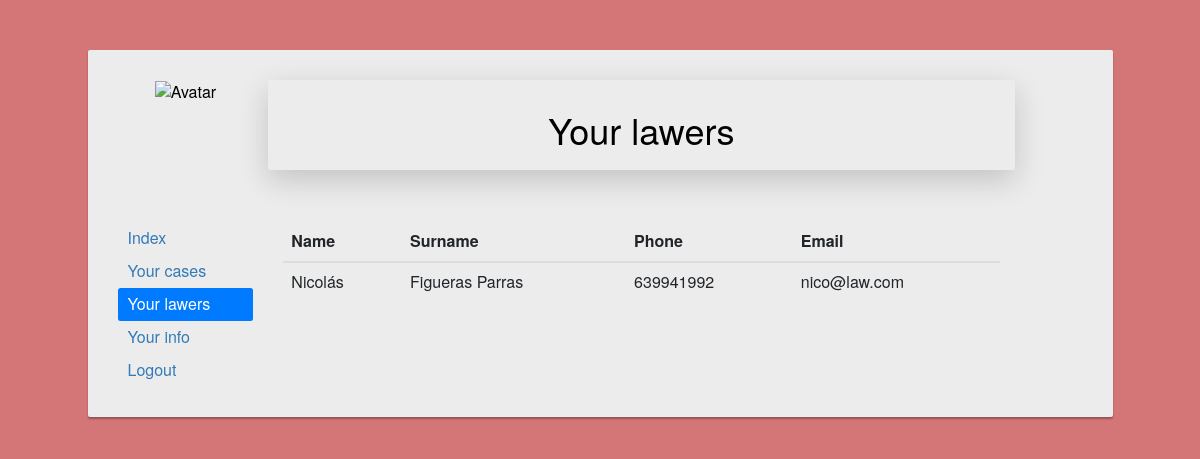
Page /personalArea/Client/Lawer/index.php (signed in) on the committed database.
### tables this page shows
CREATE TABLE `lawers` (
  `lawer_ID` bigint(20) UNSIGNED NOT NULL,
  `name` varchar(50) NOT NULL,
  `surname` varchar(70) NOT NULL,
  `birth_date` date NOT NULL,
  `phone` int(11) NOT NULL,
  `email` varchar(50) NOT NULL,
  `username` varchar(15) NOT NULL,
  `password` varchar(30) NOT NULL,
  `salary` float NOT NULL
);

### personalArea/Client/Lawer/index.php (the view, shortened to what this page needs)
<!DOCTYPE html>
<html lang="en">
    <head>
        <link rel="stylesheet" href="https://stackpath.bootstrapcdn.com/bootstrap/4.3.1/css/bootstrap.min.css">
        <link rel="stylesheet" href="https://maxcdn.bootstrapcdn.com/bootstrap/3.3.7/css/bootstrap.min.css">
        <link rel="stylesheet" href="https://maxcdn.bootstrapcdn.com/font-awesome/4.7.0/css/font-awesome.min.css">
    </head>
    <body>
            <?php
                $db = connectDb();
            ?>
        <div class="container-fluid content">
            <div class="row">
                <div class="col-10 offset-1 insideContainer">
                    <div class="row">
                        <div class="col-2 avatar">
                            <img src="../../../img/iconAvatar.png" alt="Avatar">
                        </div>
                        <div class="col-9 shadow-lg p-3 mb-5 bg-#70c5c0 rounded">
                            <h1 class="h1" style="text-align: center">Your lawers</h1>
                        </div>
                    </div>
                    <br>
                    <div class="row">
                        <div class="col-2">
                                <div class="nav flex-column nav-pills" id="v-pills-tab" role="tablist" aria-orientation="vertical">
                                    <a class='nav-link' href='../../Client/'>Index</a>
                                    <a class='nav-link' href='../Cases/'>Your cases</a>
                                    <a class='nav-link active' href="../Lawer/">Your lawers</a>
                                    <a class="nav-link" href="../Info/">Your info</a>
                                    <a class="nav-link" href="../../../login/logout.php">Logout</a>
                                </div>
                        </div>
                            <div class="col-9">
                                <?php
                                    $caseQuery = mysqli_query($db, "SELECT * FROM cases WHERE client_ID = '$_SESSION[id_user]'");
                                    $lawers = Array();
                                    if($row = mysqli_fetch_array($caseQuery)){
                                        do{
                                            if(!in_array($row['lawer_ID'], $lawers)){
                                                $lawers[] = $row['lawer_ID'];
                                            }
                                        }while($row = mysqli_fetch_array($caseQuery));
                                    }
                                    if(!$lawers == ""){
                                        echo "<table class='table'>";
                                            echo "<thead>";
                                                echo "<tr>";
                                                    echo "<th scope='col'>Name</th>";
                                                    echo "<th scope='col'>Surname</th>";
                                                    echo "<th scope='col'>Phone</th>";
                                                    echo "<th scope='col'>Email</th>";
                                                echo "</tr>";
                                            echo "</thead>";
                                            echo "<tbody>";
                                                for($i=0; $i<sizeof($lawers); $i++){
                                                    $listQuery = mysqli_fetch_array(mysqli_query($db, "SELECT * FROM lawers WHERE lawer_ID = '$lawers[$i]'"));
                                                    echo "<tr>";
                                                        echo "<td>".$listQuery["name"]."</td>";
                                                        echo "<td>".$listQuery["surname"]."</td>";
                                                        echo "<td>".$listQuery["phone"]."</td>";
                                                        echo "<td>".$listQuery["email"]."</td>";
                                                    echo "</tr>";
                                                }
                                            echo "</tbody>";
                                        echo "</table>";
                                    }else{
                                        echo "There is no information because you don't have any case.";
                                    }
                                ?>
                            </div>
                    </div>
                </div>
            </div>
        </div>
    </body>
</html>

### personalArea/Client/Lawer/index.php (style rules this page uses)
html, body { overflow-x: hidden; }
body { color: #fff; background: #d47677; }
.content { margin: 0 auto; padding: 50px 0px 300px; }
.insideContainer { color:black; border-radius: 2px; margin-bottom: 15px; font-size: 16px; background: #ececec; box-shadow: 0px 2px 2px rgba(0, 0, 0, 0.3); padding: 30px; position: relative; width:80vw; }
.avatar { text-align: center; }
.avatar img { width: 95px; height: 95px; }

### rows in the picture
lawers: name "Nicolás", surname "Figueras Parras", phone "639941992", email "nico@law.com"
